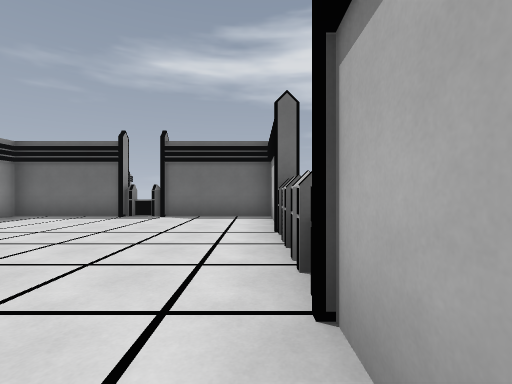
View 1 (above)

16 first-person views from a walk through a Godot game level. The camera is 1.3 m above the floor, looks level and sees 85° across. Doors that lead somewhere are drawn open, without their leaves. The floor is counted in squares, 2 m on a side. Each view is taken from the middle of a square. On the plan, view 1 faces up. The plan holds only what a view shows up to about 9 squares ahead; the rest is blank.

View 2
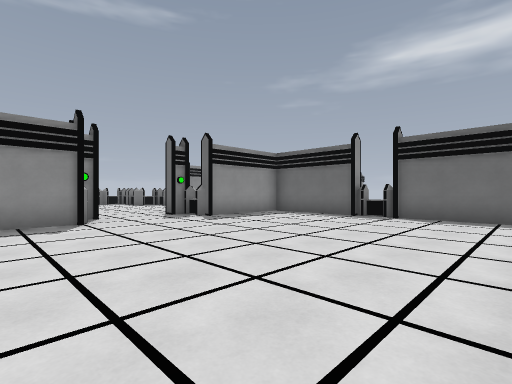

View 3
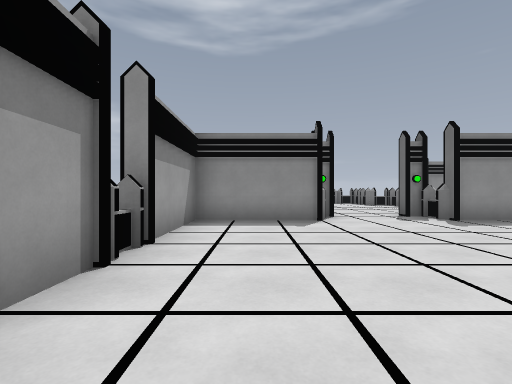

View 4
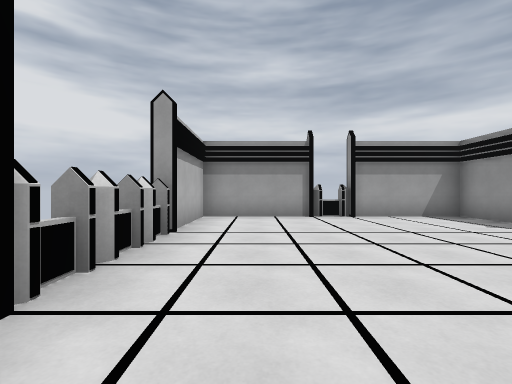

View 5
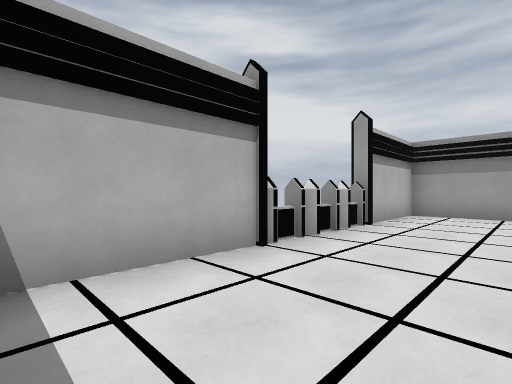

View 6
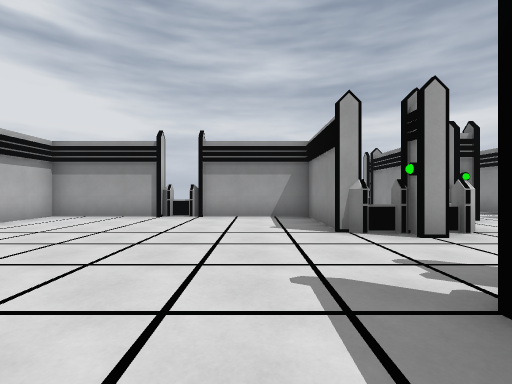

View 7
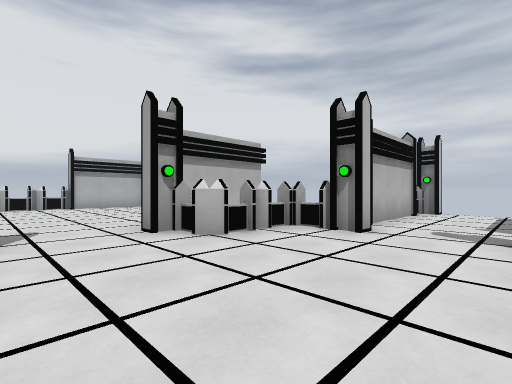

View 8
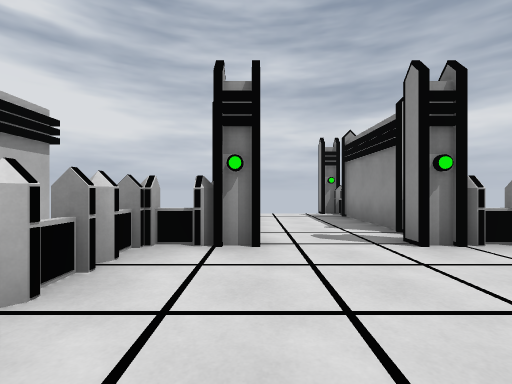

View 9
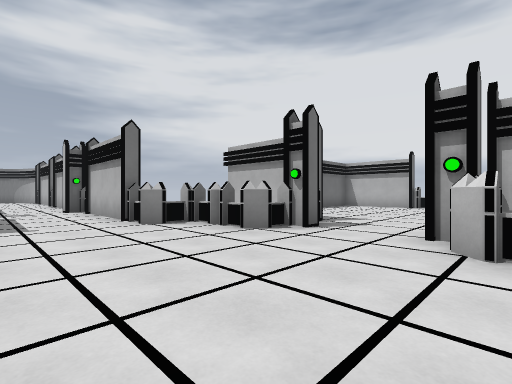

View 10
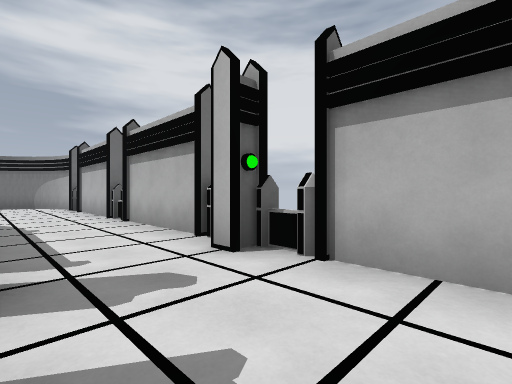

View 11
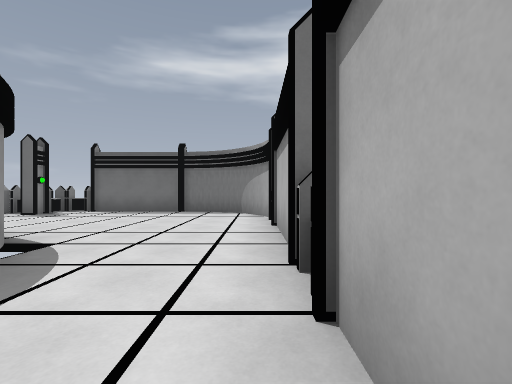

View 12
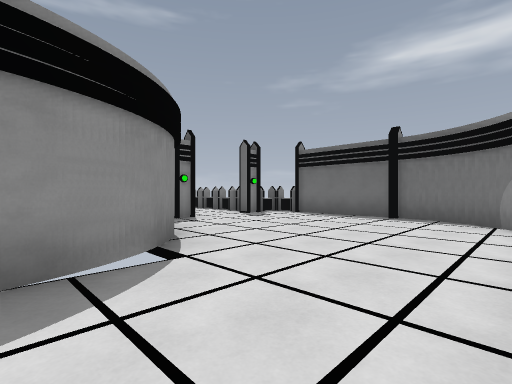

View 13
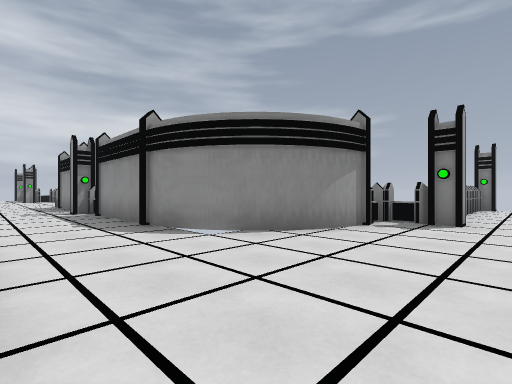

View 14
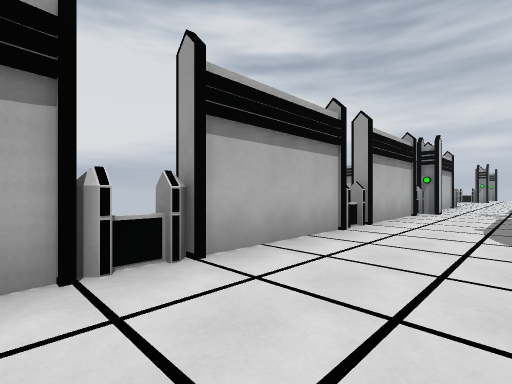

View 15
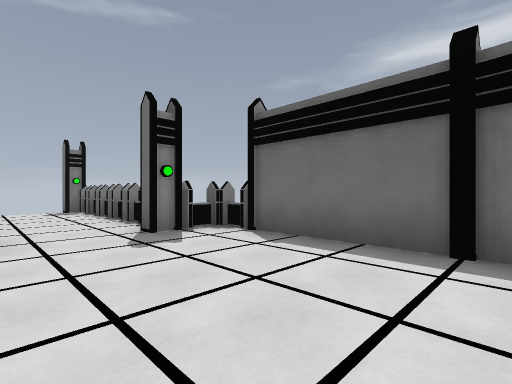

View 16
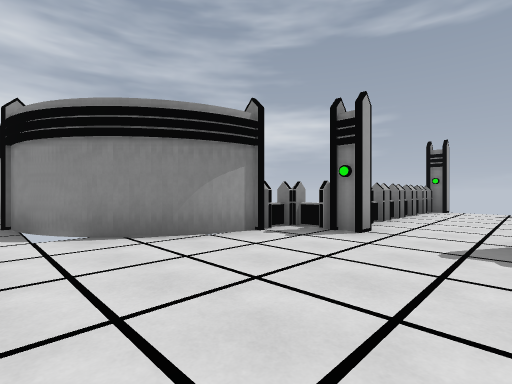

### Floor plan
Ten units are one square. View 1 is at (0, 0); x grows to the right and y downward. Boxes are objects, and circles mark ways between rooms. Rooms are numbered by the first view taken in them; rooms with no view inside come last. Other rooms are left out.
<svg viewBox="-170 -239 190 299">
<path fill="none" stroke="#000" d="M4 -45 4 -74 -25 -74M-64 -6 -64 14 -35 14 -35 17M-35 -78 -35 -74 -64 -74 -64 -54M-25 18 -25 14 4 14 4 -15 8 -15M-92 -74 -96 -74 -96 -105M-125 4 -120 4M-66 -55 -66 -74M-66 16 -66 -6M-141 -183 -137 -180M-127 -169 -126 -165 -124 -159 -124 -125M-147 -185 -139 -182 -133 -177M-150 -185 -145 -184M-97 -212 -98 -217M-154 -186 -149 -185M-96 -165 -96 -195 -92 -195M-102 -223 -107 -228M-106 -227 -111 -231M-112 -231 -120 -234 -155 -234M-164 -201 -164 -195M-164 -225 -164 -219M-96 -125 -96 -156 -92 -156M-125 -117 -119 -117M-101 -117 -95 -117M-124 17 -124 45M-96 45 -96 17M-101 54 -95 54M-125 54 -119 54"/>
<rect x="-35" y="15" width="10" height="10" fill="#bbb"><title>fence</title></rect>
<rect x="-35" y="-85" width="10" height="10" fill="#bbb"><title>fence</title></rect>
<rect x="5" y="-25" width="10" height="10" fill="#bbb"><title>fence</title></rect>
<rect x="5" y="-35" width="10" height="10" fill="#bbb"><title>fence</title></rect>
<rect x="5" y="-45" width="10" height="10" fill="#bbb"><title>fence</title></rect>
<rect x="-135" y="5" width="10" height="10" fill="#bbb"><title>fence</title></rect>
<rect x="-135" y="-125" width="10" height="10" fill="#bbb"><title>fence</title></rect>
<rect x="-105" y="-115" width="20" height="10" fill="#bbb"><title>fence</title></rect>
<rect x="-95" y="5" width="10" height="10" fill="#bbb"><title>fence</title></rect>
<rect x="-95" y="-75" width="10" height="10" fill="#bbb"><title>fence</title></rect>
<rect x="-95" y="-125" width="10" height="10" fill="#bbb"><title>fence</title></rect>
<rect x="-85" y="-5" width="10" height="10" fill="#bbb"><title>fence</title></rect>
<rect x="-85" y="-25" width="10" height="20" fill="#bbb"><title>fence</title></rect>
<rect x="-85" y="-55" width="10" height="20" fill="#bbb"><title>fence</title></rect>
<rect x="-85" y="-65" width="10" height="10" fill="#bbb"><title>fence</title></rect>
<rect x="-75" y="-15" width="10" height="10" fill="#bbb"><title>fence</title></rect>
<rect x="-75" y="-55" width="10" height="10" fill="#bbb"><title>fence</title></rect>
<rect x="-95" y="-165" width="10" height="10" fill="#bbb"><title>fence</title></rect>
<rect x="-95" y="-205" width="10" height="10" fill="#bbb"><title>fence</title></rect>
<circle cx="-65" cy="-30" r="3" fill="#2a7"/>
<circle cx="-75" cy="-30" r="3" fill="#2a7"/>
<circle cx="-110" cy="-118" r="3" fill="#2a7"/>
<circle cx="-110" cy="2" r="3" fill="#2a7"/>
<text x="-30" y="-30">1</text>
<text x="-110" y="-40">2</text>
<text x="-120" y="-190">3</text>
<text x="-110" y="30">4</text>
</svg>
Room 1 opens to room 2. Room 2 opens to room 3. Room 2 opens to room 4.

Where each view was taken, in squares from view 1:
view 1: 0 up, 0 right, facing up
view 2: 0 up, 0 right, facing up-left
view 3: 0 up, 0 right, facing left
view 4: 6 up, 1 left, facing down
view 5: 7 up, 2 left, facing down-right
view 6: 6 up, 5 left, facing down
view 7: 4 up, 12 left, facing down-right
view 8: 3 up, 10 left, facing down
view 9: 1 up, 12 left, facing up-right
view 10: 9 up, 12 left, facing up-right
view 11: 14 up, 10 left, facing up
view 12: 16 up, 10 left, facing up-left
view 13: 21 up, 10 left, facing down-left
view 14: 21 up, 12 left, facing down-right
view 15: 20 up, 12 left, facing up-left
view 16: 22 up, 12 left, facing down-left
